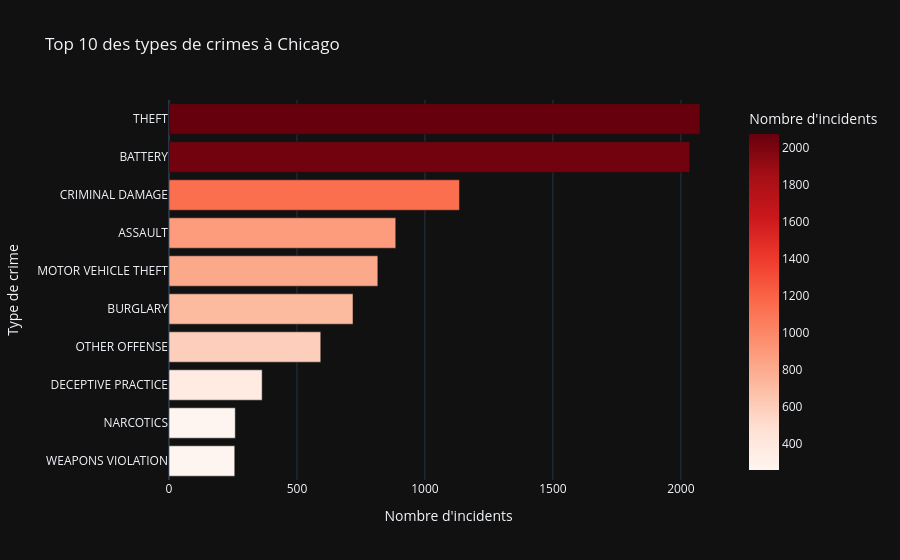

Source (notebook cell):
### Markdown cell above
##  Requête 1a — Top 10 des types de crimes

On groupe les incidents par `Primary Type` et on compte le nombre d'occurrences pour identifier les crimes les plus fréquents à Chicago.

### Code cell
top10 = (
    df.groupby("Primary Type")
    .size()
    .reset_index(name="count")
    .sort_values("count", ascending=False)
    .head(10)
)

fig = px.bar(
    top10,
    x="count",
    y="Primary Type",
    orientation="h",
    title="Top 10 des types de crimes à Chicago",
    color="count",
    color_continuous_scale="reds",
    labels={"count": "Nombre d'incidents", "Primary Type": "Type de crime"}
)
fig.update_layout(yaxis={"categoryorder": "total ascending"})
fig.show()

### Figure 1 — Plotly figure (JSON) as saved in the notebook; plotly's stock layout.template omitted (floating-point values rounded to 4 significant figures)
{"data": [{"hovertemplate": "Nombre d'incidents=%{marker.color}<br>Type de crime=%{y}<extra></extra>", "legendgroup": "", "marker": {"color": [2075, 2035, 1135, 886, 816, 719, 593, 364, 259, 257], "coloraxis": "coloraxis", "pattern": {"shape": ""}}, "name": "", "orientation": "h", "showlegend": false, "textposition": "auto", "x": [2075, 2035, 1135, 886, 816, 719, 593, 364, 259, 257], "xaxis": "x", "y": ["THEFT", "BATTERY", "CRIMINAL DAMAGE", "ASSAULT", "MOTOR VEHICLE THEFT", "BURGLARY", "OTHER OFFENSE", "DECEPTIVE PRACTICE", "NARCOTICS", "WEAPONS VIOLATION"], "yaxis": "y", "type": "bar"}], "layout": {"xaxis": {"anchor": "y", "domain": [0.0, 1.0], "title": {"text": "Nombre d'incidents"}}, "yaxis": {"anchor": "x", "domain": [0.0, 1.0], "title": {"text": "Type de crime"}, "categoryorder": "total ascending"}, "coloraxis": {"colorbar": {"title": {"text": "Nombre d'incidents"}}, "colorscale": [[0.0, "rgb(255,245,240)"], [0.125, "rgb(254,224,210)"], [0.25, "rgb(252,187,161)"], [0.375, "rgb(252,146,114)"], [0.5, "rgb(251,106,74)"], [0.625, "rgb(239,59,44)"], [0.75, "rgb(203,24,29)"], [0.875, "rgb(165,15,21)"], [1.0, "rgb(103,0,13)"]]}, "legend": {"tracegroupgap": 0}, "title": {"text": "Top 10 des types de crimes à Chicago"}, "barmode": "relative"}}
